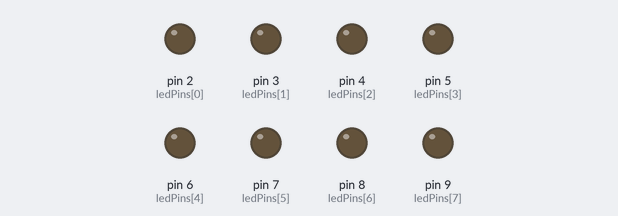
The sketch below on a simulated Arduino Uno, built with avr-gcc and run on an emulated ATmega328P. Shown: output pins drawn as LEDs (lit = HIGH).

Above: at 0.1 s.
At 4.1 s:
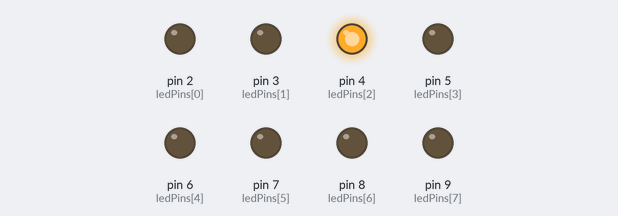
At 9.1 s:
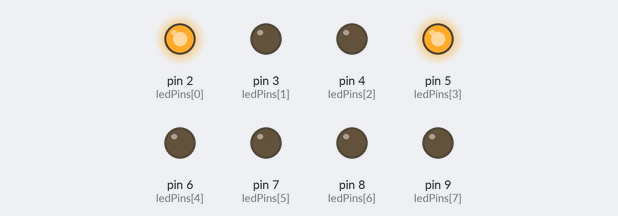
At 19.1 s:
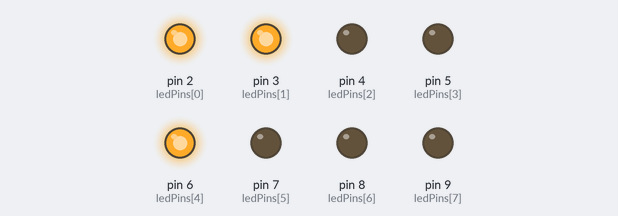
At 29.1 s:
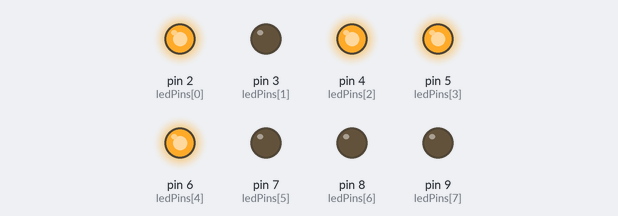
At 39.1 s:
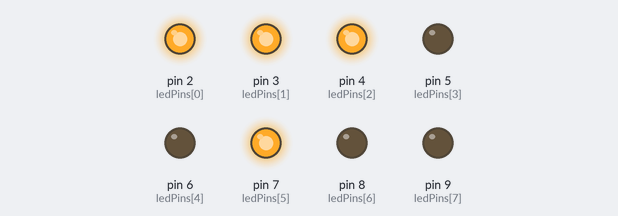
Timing chart, 0 to 40.0 s (numbered marks = the images above):
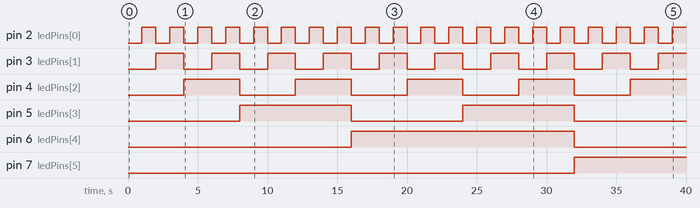

The sketch:

sh2_pb3.ino
```cpp
int ledPins[] = {2, 3, 4, 5, 6, 7, 8, 9};
byte count;
void setup() {
  // put your setup code here, to run once:
pinMode(2,OUTPUT);
pinMode(3,OUTPUT);
pinMode(4,OUTPUT);
pinMode(5,OUTPUT);
pinMode(6,OUTPUT);
pinMode(7,OUTPUT);
pinMode(8,OUTPUT);
pinMode(9,OUTPUT);
}

void loop() {
    dispBinary(count++);
    delay(1000);

}

void dispBinary(byte n)
{
    for (byte i=0; i<8; i++) {
        digitalWrite(ledPins[i], n & 1);
        n /= 2;
    }}
```

Measured:
- by itself, pin 2 (ledPins[0]): alternates HIGH for 1.0 s and LOW for 1.0 s
- by itself, pin 3 (ledPins[1]): alternates HIGH for 2.0 s and LOW for 2.0 s
- by itself, pin 4 (ledPins[2]): alternates HIGH for 4.0 s and LOW for 4.0 s
- by itself, pin 5 (ledPins[3]): alternates HIGH for 8.0 s and LOW for 8.0 s
- by itself, pin 6 (ledPins[4]): LOW → HIGH at 16.0 s, → LOW 16.0 s later
- by itself, pin 7 (ledPins[5]): LOW → HIGH at 32.0 s
